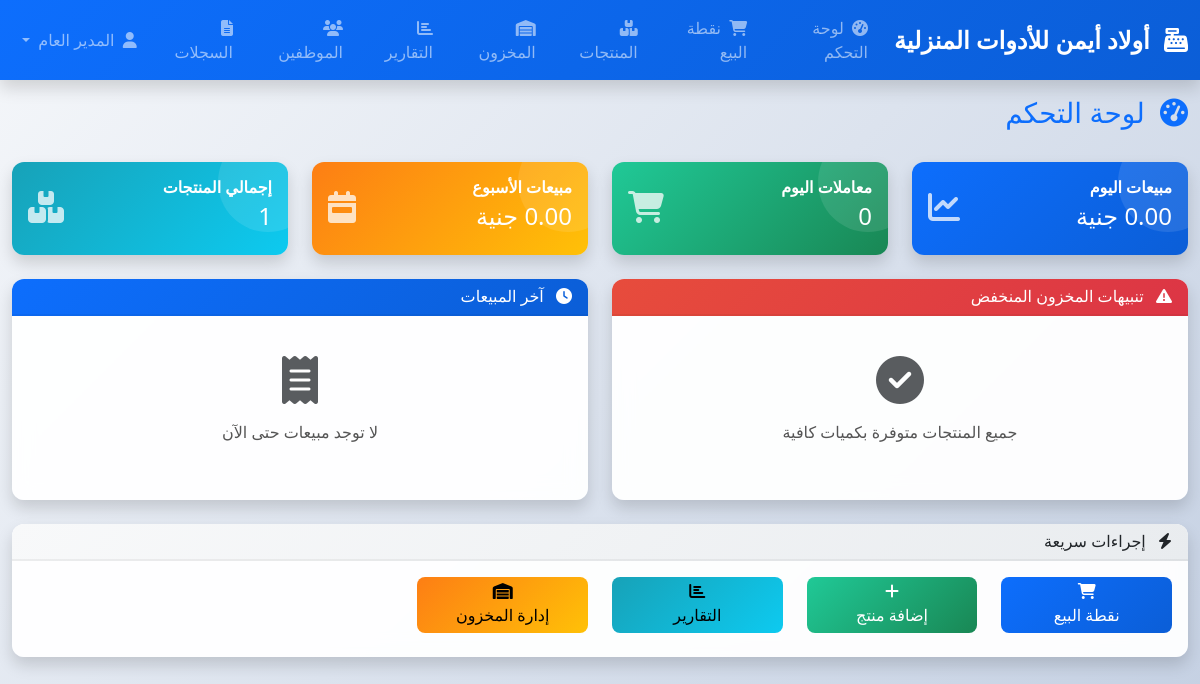
/dashboard (signed in), run on an earlier commit of the app's database.
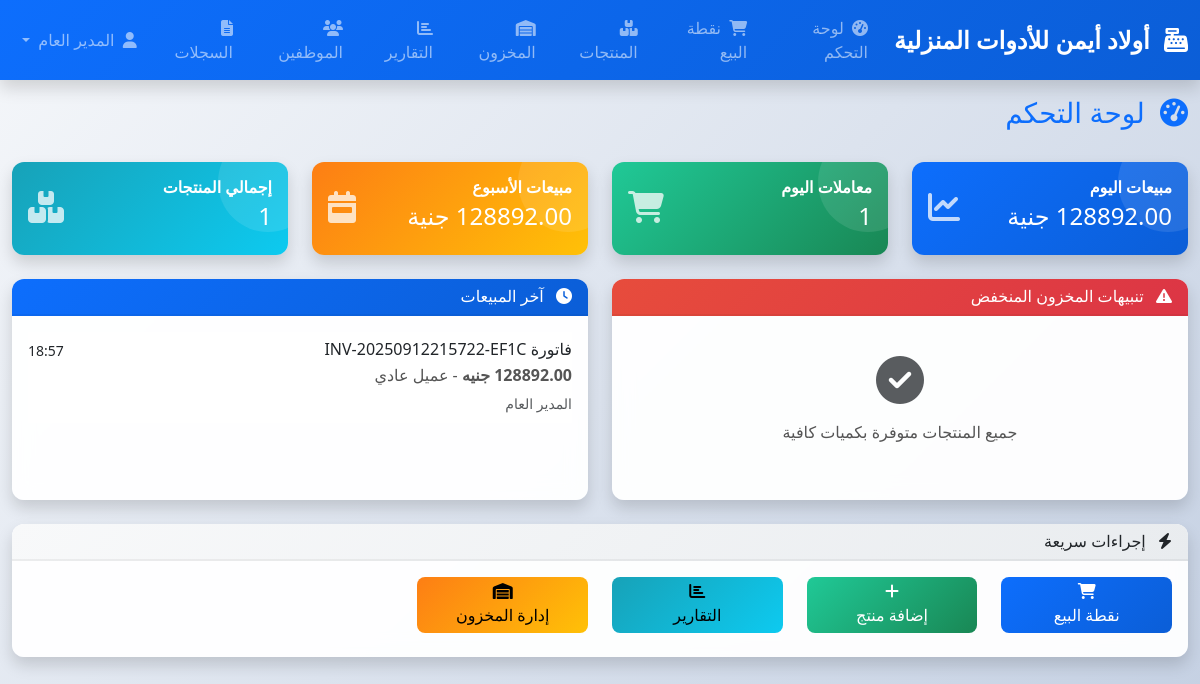
And on a later commit of the database.
### models.py (models this page shows)
class Sale(db.Model):
    id = db.Column(db.Integer, primary_key=True)
    invoice_number = db.Column(db.String(20), unique=True, nullable=False)
    total_amount = db.Column(db.Numeric(10, 2), nullable=False)
    tax_amount = db.Column(db.Numeric(10, 2), default=0)
    discount_amount = db.Column(db.Numeric(10, 2), default=0)
    payment_method = db.Column(db.String(20), default='cash')
    customer_name = db.Column(db.String(100))
    customer_phone = db.Column(db.String(20))
    notes = db.Column(db.Text)
    created_at = db.Column(db.DateTime, default=datetime.utcnow)
    employee_id = db.Column(db.Integer, db.ForeignKey('employee.id'), nullable=False)
    items = db.relationship('SaleItem', backref='sale', lazy=True, cascade='all, delete-orphan')

class Employee(UserMixin, db.Model):
    id = db.Column(db.Integer, primary_key=True)
    username = db.Column(db.String(64), unique=True, nullable=False)
    email = db.Column(db.String(120), unique=True, nullable=False)
    full_name = db.Column(db.String(100), nullable=False)
    password_hash = db.Column(db.String(256), nullable=False)
    role = db.Column(db.String(20), nullable=False, default='cashier')
    is_active = db.Column(db.Boolean, default=True)
    created_at = db.Column(db.DateTime, default=datetime.utcnow)
    sales = db.relationship('Sale', backref='employee', lazy=True)
    inventory_movements = db.relationship('InventoryMovement', backref='employee', lazy=True)
    def has_permission(self, permission):
        permissions = {
            'admin': ['manage_employees', 'manage_inventory', 'view_reports', 'make_sales', 'manage_products'],
            'manager': ['manage_inventory', 'view_reports', 'edit_products', 'make_sales', 'manage_products'],
            'cashier': ['make_sales']
        }
        return permission in permissions.get(self.role, [])

### routes.py (the view)
@app.route('/dashboard')
@login_required
def dashboard():
    today = datetime.utcnow().date()
    today_sales = Sale.query.filter(func.date(Sale.created_at) == today).all()
    today_revenue = sum(sale.total_amount for sale in today_sales)
    today_transactions = len(today_sales)
    week_start = today - timedelta(days=today.weekday())
    week_sales = Sale.query.filter(Sale.created_at >= week_start).all()
    week_revenue = sum(sale.total_amount for sale in week_sales)
    low_stock_products = Product.query.filter(
        Product.quantity <= Product.min_quantity,
        Product.is_active == True
    ).all()
    recent_sales = Sale.query.order_by(Sale.created_at.desc()).limit(10).all()
    total_products = Product.query.filter_by(is_active=True).count()
    return render_template('dashboard.html',
                         today_revenue=today_revenue,
                         today_transactions=today_transactions,
                         week_revenue=week_revenue,
                         low_stock_products=low_stock_products,
                         recent_sales=recent_sales,
                         total_products=total_products)

### app.py (called while the page is built)
@login_manager.user_loader
def load_user(user_id):
    from models import Employee
    return Employee.query.get(int(user_id))

### templates/dashboard.html (shortened to what the changed rows need)
{% extends "base.html" %}
{% block content %}
<div class="row mb-4">
    <div class="col">
        <h1 class="h3 text-primary">
            <i class="fas fa-tachometer-alt me-2"></i>
            لوحة التحكم
        </h1>
    </div>
</div>
<div class="row mb-4">
    <div class="col-md-3">
        <div class="card bg-success text-white h-100">
            <div class="card-body">
                <div class="d-flex justify-content-between">
                    <div>
                        <h6 class="card-title">معاملات اليوم</h6>
                        <h4>{{ today_transactions }}</h4>
                    </div>
                </div>
            </div>
        </div>
    </div>
</div>
<div class="row">
    <div class="col-md-6">
        <div class="card h-100">
            <div class="card-body">
                {% if recent_sales %}
                    <div class="list-group list-group-flush">
                        {% for sale in recent_sales %}
                        <div class="list-group-item px-0">
                            <div class="d-flex w-100 justify-content-between">
                                <h6 class="mb-1">فاتورة {{ sale.invoice_number }}</h6>
                                <small>{{ sale.created_at.strftime('%H:%M') if sale.created_at else 'غير محدد' }}</small>
                            </div>
                            <p class="mb-1">
                                <strong>{{ "%.2f"|format(sale.total_amount) }} جنيه</strong>
                                - {{ sale.customer_name or 'عميل عادي' }}
                            </p>
                            <small class="text-muted">{{ sale.employee.full_name }}</small>
                        </div>
                        {% endfor %}
                    </div>
                {% else %}
                    <div class="text-center text-muted py-4">
                        <i class="fas fa-receipt fa-3x mb-3"></i>
                        <p>لا توجد مبيعات حتى الآن</p>
                    </div>
                {% endif %}
            </div>
        </div>
    </div>
</div>
{% endblock %}

What changed in the data, as far as the page shows it:
added Sale: invoice_number "INV-20250912215722-EF1C", created_at "18:57", customer_name "عميل عادي", employee.full_name "المدير العام"
Also different on the page:
{{ today_transactions }}: "0" → "1"
text no longer shown: "لا توجد مبيعات حتى الآن"
